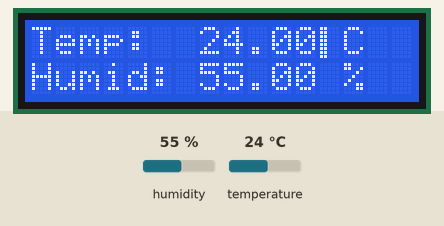
The sketch below on a simulated ESP32. Parts: 16×2 character LCD. The inputs (shaded band) are chosen by the test bench; at power-on: humidity 55 %, temperature 24 °C. Storage starts empty; what the sketch prints to the serial monitor is not drawn.

Above: at 5.1 s.
5.2 s: humidity set to 22 %
At 7.1 s:
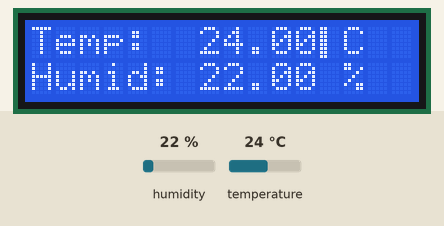
7.9 s: temperature set to 12 °C
At 8.6 s:
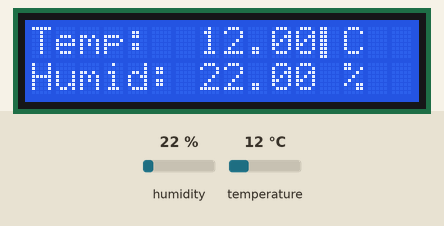
13.7 s: humidity set to 40 %
At 14.7 s:
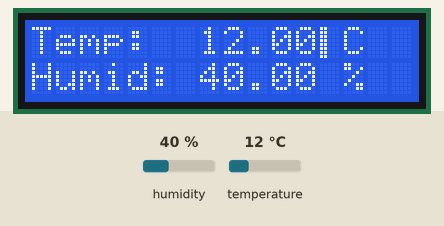
16.4 s: temperature set to 19 °C
At 17.4 s:
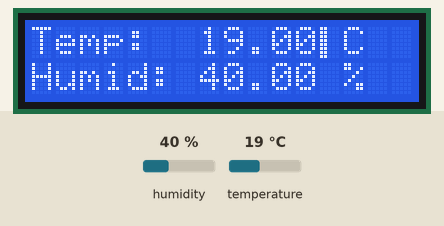
Timing chart, 0 to 19.4 s (numbered marks = the images above; inputs shaded):
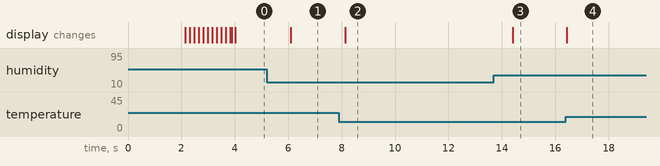

Measured:
- after the input at 5.2 s, the display: changes after 0.90 s (image 1)
- after the input at 7.9 s, the display: changes after 0.23 s (image 2)
- after the input at 13.7 s, the display: changes after 0.70 s (image 3)
- after the input at 16.4 s, the display: changes at once (image 4)

The sketch:

temp-humid-display.ino
```cpp
#include <Wire.h>
#include <LiquidCrystal_I2C.h>
#include <DHT.h>
#include <SPIFFS.h>

// Define I2C LCD address and size
LiquidCrystal_I2C lcd(0x27, 16, 2);

// Define DHT sensor type and pin
#define DHTTYPE DHT11  // or DHT22
#define DHTPIN 4       // GPIO4 (A2) for DHT sensor data pin

DHT dht(DHTPIN, DHTTYPE);

// Custom characters for loading animation and degree symbol
byte loading1[] = {
  0x18,
  0x18,
  0x18,
  0x18,
  0x18,
  0x18,
  0x18,
  0x18
};

byte loading2[] = {
  0x03,
  0x03,
  0x03,
  0x03,
  0x03,
  0x03,
  0x03,
  0x03
};

byte degree[] = {
  0x06,
  0x09,
  0x09,
  0x06,
  0x00,
  0x00,
  0x00,
  0x00
};

// Function to initialize SPIFFS
void initSPIFFS() {
  if (!SPIFFS.begin(true)) {
    Serial.println("An error has occurred while mounting SPIFFS");
  } else {
    Serial.println("SPIFFS mounted successfully");
  }
}

// Function to log data
void logData(float temperature, float humidity) {
  File file = SPIFFS.open("/data_log.txt", FILE_APPEND);
  if (!file) {
    Serial.println("Failed to open file for writing");
    return;
  }

  String logEntry = String("Temperature: ") + String(temperature) + " °C, Humidity: " + String(humidity) + " %\n";
  file.print(logEntry);
  file.close();
}

// Function to read and print log data
void readLogData() {
  File file = SPIFFS.open("/data_log.txt", FILE_READ);
  if (!file) {
    Serial.println("Failed to open file for reading");
    return;
  }
  while (file.available()) {
    Serial.write(file.read());
  }
  file.close();
}

// Function to reset log file if too large
void resetLogIfTooLarge() {
  File file = SPIFFS.open("/data_log.txt", FILE_READ);
  if (!file) {
    Serial.println("Failed to open file to check size");
    return;
  }

  // Check file size (e.g., reset if larger than 100KB)
  if (file.size() > 100 * 1024) {
    file.close();
    SPIFFS.remove("/data_log.txt");
    Serial.println("Log file too large, resetting...");
  } else {
    file.close();
  }
}

void setup() {
  // Initialize Serial Monitor
  Serial.begin(115200);
  Serial.println("Initializing...");

  // Initialize custom characters
  lcd.createChar(0, loading1);
  lcd.createChar(1, loading2);
  lcd.createChar(2, degree);

  // Initialize LCD
  lcd.init();
  lcd.backlight();

  // Initialize DHT sensor
  dht.begin();

  // Initialize SPIFFS
  initSPIFFS();

  // Print initial message on LCD
  lcd.setCursor(0, 0);
  lcd.print("Temp & Humidity");
  lcd.setCursor(0, 1);
  lcd.print("Initializing...");
  delay(2000);

  // Loading Animation
  for (int y = 0; y < 1; y++) {
    for (int i = 0; i < 16; i++) {
      lcd.clear();
      lcd.setCursor(i, 0);
      lcd.write(0);
      lcd.setCursor(i, 1);
      lcd.write(0);
      delay(50);
      lcd.clear();
      lcd.setCursor(i, 0);
      lcd.write(1);
      lcd.setCursor(i, 1);
      lcd.write(1);
      delay(50);
    }
  }

  // Read and print log data on Serial Monitor at startup
  readLogData();
}

void loop() {
  // Check for Serial commands
  if (Serial.available()) {
    String command = Serial.readStringUntil('\n');
    command.trim(); // Remove any leading/trailing whitespace

    if (command == "GET_DATA") {
      Serial.println("Retrieving log data...");
      readLogData();
      return;
    }
  }

  // Read temperature and humidity
  float humidity = dht.readHumidity();
  float temperature = dht.readTemperature();

  // Check if any reads failed and exit early (to try again).
  if (isnan(humidity) || isnan(temperature)) {
    Serial.println("Failed to read from DHT sensor!");
    lcd.clear();
    lcd.setCursor(0, 0);
    lcd.print("DHT Read Fail");
    delay(2000);  // Wait a few seconds before retrying
    return;
  }

  // // Print temperature and humidity to Serial Monitor
  // Serial.print("Temperature: ");
  // Serial.print(temperature);
  // Serial.print(" °C, Humidity: ");
  // Serial.print(humidity);
  // Serial.println(" %");

  // Print temperature to LCD
  lcd.setCursor(0, 0);
  lcd.print("Temp:  ");
  lcd.print(temperature);
  lcd.write(byte(0));
  lcd.print("C   ");  // Added spaces to clear previous characters

  // Print humidity to LCD
  lcd.setCursor(0, 1);
  lcd.print("Humid: ");
  lcd.print(humidity);
  lcd.print(" %   ");  // Added spaces to clear previous characters

  // Log data to file
  logData(temperature, humidity);

  // Reset log file if too large
  resetLogIfTooLarge();

  delay(2000);  // Wait a few seconds between measurements.
}
```
